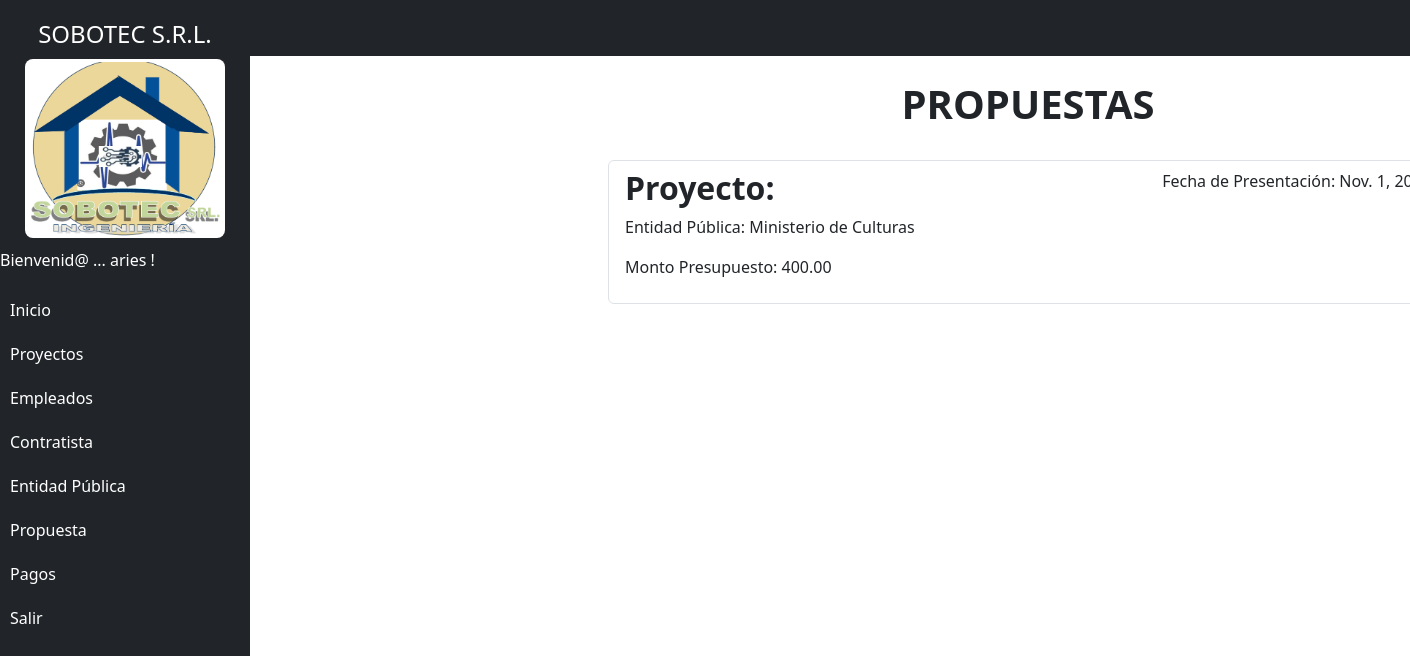
Screenshot of /proposals/ (signed in) with the database file from the repository.
### projects/models.py (models this page shows, shortened)
class Proposal(models.Model):
    is_active = models.BooleanField(default=True, verbose_name="Activo")
    submission_date = models.DateField(verbose_name="Fecha de presentación")  # Fecha de presentación
    budget_amount = models.DecimalField(max_digits=12, decimal_places=2, verbose_name="Monto presupuesto")  # Monto presupuesto
    requirements = models.TextField(verbose_name="Requerimientos")  # Requerimientos
    public_entity = models.ForeignKey(PublicEntity, on_delete=models.CASCADE, related_name='proposals', verbose_name="Entidad pública")  # Entidad pública (1 a N)
    created =models.DateTimeField(default=timezone.now)
    class Meta:
        verbose_name = 'Proposal'
        verbose_name_plural = 'Proposals'

class PublicEntity(models.Model):
    is_active = models.BooleanField(default=True, verbose_name="Activo")
    legal_representative = models.CharField(max_length=200, verbose_name="Representante Legal")  # Representante Legal
    contact = models.CharField(max_length=100, verbose_name="Contacto")  # Contacto
    address = models.CharField(max_length=300, verbose_name="Direccion")  # Dirección
    entity_name = models.CharField(max_length=200, verbose_name="Nombre Entidad")  # Nombre Entidad
    created =models.DateTimeField(default=timezone.now)
    class Meta:
        verbose_name = 'Public Entity'
        verbose_name_plural = 'Public Entities'

### projects/views.py (the view)
# urls.py: path('proposals/', views.proposals, name='proposals'),
@login_required
def proposals(request):
    proposals = Proposal.objects.all()
    return render(request, 'proposals.html', {
        'proposals': proposals
    })

### projects/templates/proposals.html
{% extends 'base.html' %}
{% block content %}
<main class="container">
    <div class="row">
        <div class="col-md-8 offset-md-3">
            <h1 class="text-center display-6 py-4 fw-bold"> PROPUESTAS</h1>
            <ul class="list-group">
                {% for proposal in proposals %}
                <a class="list-group-item" href="{% url 'proposal_detail' proposal.id %}">
                    <header class="d-flex justify-content-between">
                        <h2 class="fw-bold">Proyecto: {{ proposal.project.name }}</h2>
                        <p>Fecha de Presentación: {{ proposal.submission_date }}</p>
                    </header>
                    <p>Entidad Pública: {{ proposal.public_entity.entity_name }}</p>
                    <p>Monto Presupuesto: {{ proposal.budget_amount }}</p>
                </a>
                {% endfor %}
            </ul>
        </div>
    </div>
</main>
{% endblock %}

### projects/templates/base.html (shortened to what this page needs)
{% load static %}
<!DOCTYPE html>
<html lang="en">
  <head>
    <link
      rel="stylesheet"
      href="https://cdn.jsdelivr.net/npm/bootstrap@5.3.3/dist/css/bootstrap.min.css"
    />
  </head>
  <body>
    <nav class="navbar navbar-expand-lg navbar-dark bg-dark">
      <div class="container-fluid">
        <a class="navbar-brand" href="#">SOBOTEC S.R.L.</a>
      </div>
    </nav>
    <div class="sidebar bg-dark collapse show" id="sidebar">
      <h4 class="text-center text-white">SOBOTEC S.R.L.</h4>
      <img src="/static/common/logo.png" alt="Logo de la empresa">
      <ul class="nav flex-column">
        {% if user.is_authenticated %}
        <p class="text-white"> Bienvenid@ ... {{ user.username }} !</p>
        <li class="nav-item">
          <a class="nav-link" href="/">Inicio</a>
        </li>
        <li class="nav-item">
          <a
            class="nav-link"
            data-bs-toggle="collapse"
            href="#projectSubmenu"
            role="button"
            aria-expanded="false"
            aria-controls="projectSubmenu"
          >
            Proyectos
          </a>
        </li>
        <li class="nav-item">
          <a
            class="nav-link"
            data-bs-toggle="collapse"
            href="#employeeSubmenu"
            role="button"
            aria-expanded="false"
            aria-controls="employeeSubmenu"
          >
          Empleados
          </a>
        </li>
        <li class="nav-item">
          <a
            class="nav-link"
            data-bs-toggle="collapse"
            href="#contractorSubmenu"
            role="button"
            aria-expanded="false"
            aria-controls="contractorSubmenu"
          >
          Contratista
          </a>
        </li>
        <li class="nav-item">
          <a
            class="nav-link"
            data-bs-toggle="collapse"
            href="#public_entitieSubmenu"
            role="button"
            aria-expanded="false"
            aria-controls="public_entitieSubmenu"
          >
          Entidad Pública
          </a>
        </li>
        <li class="nav-item">
          <a
            class="nav-link"
            data-bs-toggle="collapse"
            href="#proposalSubmenu"
            role="button"
            aria-expanded="false"
            aria-controls="proposalSubmenu"
          >
          Propuesta
          </a>
        </li>
        <li class="nav-item">
          <a
            class="nav-link"
            data-bs-toggle="collapse"
            href="#paymentSubmenu"
            role="button"
            aria-expanded="false"
            aria-controls="paymentSubmenu"
          >
          Pagos
          </a>
        </li>
        <li class="nav-item">
          <a class="nav-link" href="{% url 'signout' %}">Salir</a>
        </li>
        {% endif %}
      </ul>
    </div>
    <div class="container" style="margin-left: 260px; transition: margin-left 0.3s ease-in-out;">
      {% block content %} {% endblock %}
    </div>
  </body>
</html>

### projects/templates/base.html (style rules this page uses)
.sidebar { height: 100vh; width: 250px; position: fixed; top: 0; left: 0; background-color: #343a40; padding-top: 20px; transition: all 0.3s ease-in-out; overflow-y: auto; }
.sidebar a { color: #ffffff !important; text-decoration: none; padding: 10px; display: block; }
.sidebar img { display: block; margin: 10px auto; width: 80%; border-radius: 8px; }

### rows the page displays
Proposal: submission_date "Nov. 1,…", public_entity.entity_name "Ministerio de Culturas", budget_amount "400.00"

### other values shown
{{ user.username }} "aries"
